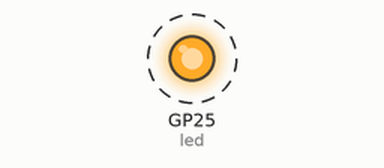
Simulated run of this program. Board: Raspberry Pi Pico running MicroPython. Parts: output pins drawn as LEDs (lit = HIGH). Dashed ring = blinking.

Above: at 0.2 s.
Timing chart, 0 to 3.0 s (numbered marks = the images above):
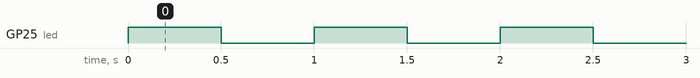

Measured:
- by itself, GP25 (led): alternates HIGH for 0.50 s and LOW for 0.50 s

The program:

example.py
```python
# MicroPython example that toggles the user green LED on GP25 every 0.5 seconds (simple blink).
#
# Buy this module: https://shillehtek.com/products/seeed-studio-xiao-rp2040-pre-soldered-with-usb-to-usb-c-cable
# Full manual: https://shillehtek.com/blogs/shillehtek-product-manuals/seeed-studio-xiao-rp2040-pre-soldered-with-usb-to-usb-c-cable-manual
# More examples: https://github.com/shillehbean/shillehtek-examples
#

# XIAO RP2040 - MicroPython Blink
# Flash the official MicroPython RP2040 UF2 firmware first.

from machine import Pin
import time

led = Pin(25, Pin.OUT)   # green LED on GP25 (also serves as user LED)

while True:
    led.toggle()
    time.sleep(0.5)
```
